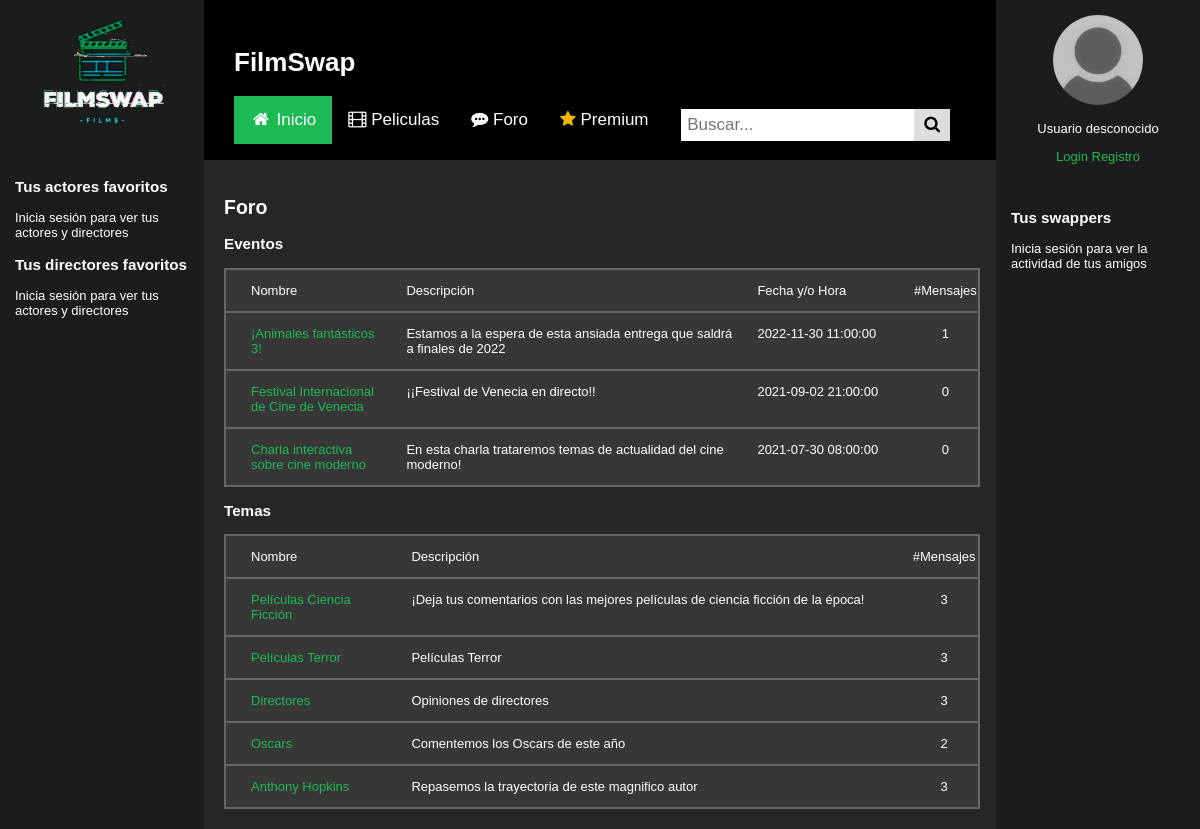
Screenshot of /foro.php with the database file from the repository.
### tables this page shows
CREATE TABLE `foro_eventos_temas` (
  `id` int(11) NOT NULL,
  `name` varchar(45) NOT NULL,
  `description` longtext NOT NULL,
  `time` timestamp NULL DEFAULT NULL,
  `time_created` timestamp NOT NULL DEFAULT current_timestamp(),
  `num_messages` int(11) NOT NULL DEFAULT 0
);

### includes/eventosTemas/EventoTema.php (called while the page is built, shortened)
<?php
class EventoTema
{
  public static function buscaEventosRecientes()
  {
      $result = [];
      $app = App::getSingleton();
      $conn = $app->conexionBd();
      $query = "SELECT * FROM foro_eventos_temas WHERE time IS NOT NULL ORDER BY time DESC";
      $rs = $conn->query($query);
      if ($rs) {
        while($fila = $rs->fetch_assoc()) {
          $result[] = new EventoTema($fila['id'], $fila['name'], $fila['description'], $fila['time'], $fila['time_created'], $fila['num_messages']);
        }
      }
      return $result;
  }
  public static function buscaTemas()
  {
      $result = [];
      $app = App::getSingleton();
      $conn = $app->conexionBd();
      $query = "SELECT * FROM foro_eventos_temas WHERE time IS NULL";
      $rs = $conn->query($query);
      if ($rs) {
        while($fila = $rs->fetch_assoc()) {
          $result[] = new EventoTema($fila['id'], $fila['name'], $fila['description'], $fila['time'], $fila['time_created'], $fila['num_messages']);
        }
      }
      return $result;
  }
  private $id;
  private $name;
  private $description;
  private $time;
  private $num_messages;
  private function __construct($id, $name, $description, $time, $time_created, $num_messages)
  {
      $this->id= $id;
      $this->name = $name;
      $this->description = $description;
      $this->time = $time;
      $this->num_messages = $num_messages;
  }
  public function id()
  {
      return $this->id;
  }
  public function name()
  {
      return $this->name;
  }
  public function description()
  {
      return $this->description;
  }
  public function time()
  {
      return $this->time;
  }
  public function num_messages()
  {
      return $this->num_messages;
  }
}

### includes/comun/foro_utils.php (the view, shortened to what this page needs)
<?php
function listaEventos() {
    $html=<<<EOS
        <h3>Eventos</h3>
        <div class="row-top">
            <div class="col" id="col-4-1">
                <p>Nombre</p>
            </div>
            <div class="col" id="col-4-2">
                <p>Descripción</p>
            </div>
            <div class="col" id="col-4-3">
                <p>Fecha y/o Hora</p>
            </div>
            <div class="col" id="col-4-4">
                <p>#Mensajes</p>
            </div>
        </div>
    EOS;
    $eventos = EventoTema::buscaEventosRecientes();
    foreach($eventos as $evento) {
        $href = RUTA_APP.'eventoTema.php?id=' . $evento->id() . '&name=' . $evento->name() . '&time=' . $evento->time();
        $editarEliminar = '';
        $html.=<<<EOS
            <div class="row">
            <div class="col" id="col-4-1">
            <p><a href="$href">{$evento->name()} </a></p>
            $editarEliminar
            </div>
            <div class="col" id="col-4-2">
            <p>{$evento->description()}</p>
            </div>
            <div class="col" id="col-4-3">
            <p>{$evento->time()}</p>
            </div>
            <div class="col" id="col-4-4">
            <p>{$evento->num_messages()}</p>
            </div>
            </div>
        EOS;
    }
    return $html;
}
function listaTemas() {
    $html=<<<EOS
        <h3>Temas</h3>
        <div class="row-top">
            <div class="col" id="col-3-1">
                <p>Nombre</p>
            </div>
            <div class="col" id="col-3-2">
                <p>Descripción</p>
            </div>
            <div class="col" id="col-3-3">
                <p>#Mensajes</p>
            </div>
        </div>
    EOS;
    $temas = EventoTema::buscaTemas();
    foreach($temas as $tema) {
        $href = RUTA_APP.'eventoTema.php?id=' . $tema->id() . '&name=' . $tema->name() . '&time=' . $tema->time();
        $editarEliminar = '';
        $html.=<<<EOS
            <div class="row">
            <div class="col" id="col-3-1">
            <p><a href="$href">{$tema->name()} </a></p>
            $editarEliminar
            </div>
            <div class="col" id="col-3-2">
            <p>{$tema->description()}</p>
            </div>
            <div class="col" id="col-3-3">
            <p>{$tema->num_messages()}</p>
            </div>
            </div>
        EOS;
    }
    return $html;
}

### estilo.css (style rules this page uses)
html { height: 100%; }
body { display: flex; background-color: #262626; margin: 0px; padding: 0px; min-height: -webkit-fill-available; font-size: small; }
a { color: #1DB954; text-decoration: none; }
* { font-family: 'Nunito Sans', sans-serif; }
.row-top { justify-content: space-around; width: 100%; border-style: solid; border-color: #666666; border-width: 2px; display: flex; }
.row { justify-content: space-around; width: 100%; border-style: solid; border-color: #666666; border-width: 0 2px 2px 2px; display: flex; }
.col { padding-left: 25px; background-color: #373737; }
#col-4-1 { width: 20%; }
#col-4-2 { width: 50%; }
#col-4-3 { width: 20%; }
#col-4-4 { width: 10%; }
#col-4-4 > p { text-align: center; }
#col-3-1 { width: 20%; }
#col-3-2 { width: 70%; }
#col-3-3 { width: 10%; }
#col-3-3 > p { text-align: center; }

### rows the page displays
foro_eventos_temas: name "¡Animales fantásticos 3!", description "Estamos a la espera de esta ansiada entrega que saldrá a finales de 2022", time "2022-11-30 11:00:00", num_messages "1"
foro_eventos_temas: name "Festival Internacional de Cine de Venecia", description "¡¡Festival de Venecia en directo!!", time "2021-09-02 21:00:00", num_messages "0"
foro_eventos_temas: name "Charla interactiva sobre cine moderno", description "En esta charla trataremos temas de actualidad del cine moderno!", time "2021-07-30 08:00:00", num_messages "0"
foro_eventos_temas: name "Películas Ciencia Ficción", description "¡Deja tus comentarios con las mejores películas de ciencia ficción de la época!", num_messages "3"
foro_eventos_temas: name "Películas Terror", description "Películas Terror", num_messages "3"
foro_eventos_temas: name "Directores", description "Opiniones de directores", num_messages "3"
foro_eventos_temas: name "Oscars", description "Comentemos los Oscars de este año", num_messages "2"
foro_eventos_temas: name "Anthony Hopkins", description "Repasemos la trayectoria de este magnifico autor", num_messages "3"
